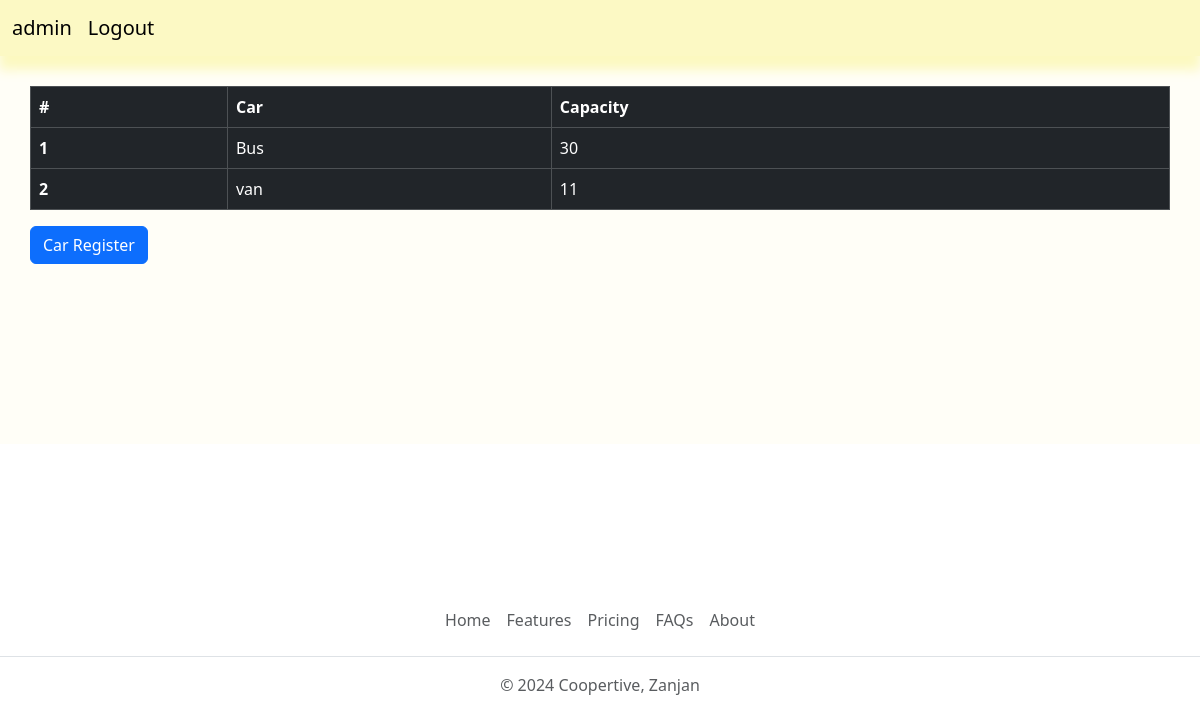
The app's page /accounts/car/list/ (signed in) with its own data.
### accounts/models.py (models this page shows, shortened)
class Car(models.Model):
    name = models.CharField(max_length=50)
    capacity = models.IntegerField()

### accounts/views.py (the view)
# urls.py: path('car/list/', views.CarListView.as_view(), name='car_list'),
class CarListView(IsAdmin, View):
    def get(self, request):
        cars = Car.objects.all()
        return render(request, 'accounts/car_list.html', {'cars':cars})

### utils.py (called while the page is built)
    def test_func(self):
        return self.request.user.is_authenticated and self.request.user.is_superuser

### accounts/templates/accounts/car_list.html
{% extends 'base.html' %}
{% block content %}
<table class="table table-bordered table-dark">
    <thead>
      <tr>
        <th>#</th>
        <th scope="col">Car</th>
        <th scope="col">Capacity</th>
      </tr>
    </thead>
    <tbody>
        {% for car in cars %}
      <tr>
        <th scope="row">{{ forloop.counter }}</th>
        <td>{{ car.name }}</td>
        <td>{{ car.capacity }}</td>
       {% endfor %}
    </tbody>
</table>
<a href="{% url 'accounts:car_register' %}" class="btn btn-primary">Car Register</a>
{% endblock %}

### records on screen
Car: name "Bus", capacity "30"
Car: name "van", capacity "11"
